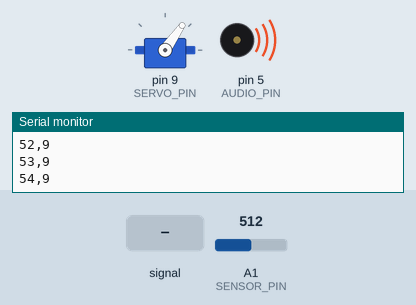
This sketch was run on a simulated Arduino Uno, built with avr-gcc and run on an emulated ATmega328P. Shown: servo, buzzer (waves = sounding), the last lines printed to the serial monitor. Inputs (shaded band) come from the test bench; at power-on: A1 (SENSOR_PIN) = 512.

Above: at 1.2 s.
1.3 s: A1 (SENSOR_PIN) set to 217
At 1.67 s:
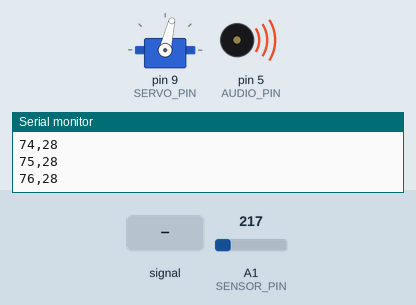
4.3 s: A1 (SENSOR_PIN) set to 194
At 4.68 s:
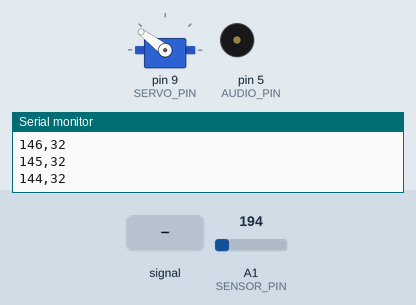
7.3 s: A1 (SENSOR_PIN) set to 306
At 7.69 s:
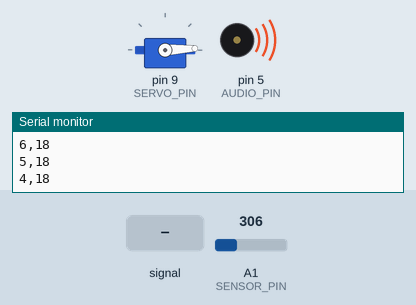
10.3 s: A1 (SENSOR_PIN) fed a 200 Hz sine of ±255 counts around its level
At 11.63 s:
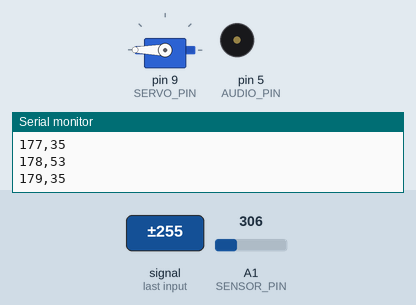
13.3 s: A1 (SENSOR_PIN) fed a 2 Hz sine of ±306 counts around its level
At 13.46 s:
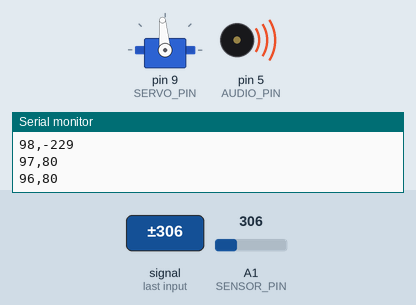
Timing chart, 0 to 20.8 s (numbered marks = the images above; inputs shaded):
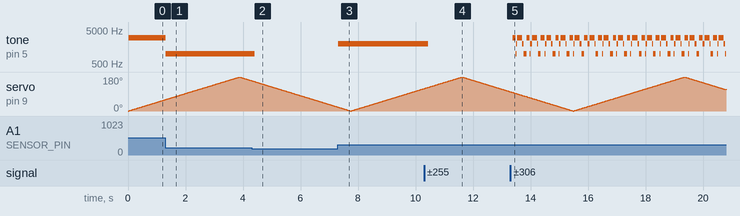

Measured:
- the behaviour switches between 203 and 202 on A1 (SENSOR_PIN) (found by bisection; images 1 and 2)
- after the input at 1.3 s, tone on pin 5 (AUDIO_PIN): 3000 Hz → 1000 Hz at once
- after the input at 4.3 s, tone on pin 5 (AUDIO_PIN): 1000 Hz → silent after 0.10 s
- after the input at 7.3 s, tone on pin 5 (AUDIO_PIN): silent → 2000 Hz at once
- after the input at 10.3 s, tone on pin 5 (AUDIO_PIN): 2000 Hz → silent after 0.15 s
- after the input at 13.3 s, tone on pin 5 (AUDIO_PIN): plays 3000 Hz for 0.11 s, 1000 Hz for 0.02 s, 2000 Hz for 0.04 s, 3000 Hz for 0.17 s, 2000 Hz for 0.04 s, 1000 Hz for 0.11 s … (88 notes in this stretch), starting after 0.08 s

The sketch:

infraredradar.ino
```cpp
#include <Servo.h> // Importamos la librería para utilizar el servo
Servo myServo; // Declaramos el objeto del servo

const int SENSOR_PIN = A1; // Definimos el pin A1 como el pin de entrada del sensor IR
const int SERVO_PIN = 9; // Definimos el pin 9 como el pin de salida del servo
const int AUDIO_PIN = 5; // Definimos el pin 5 como el pin de salida del buzzer

int distance; // Variable para almacenar la distancia medida por el sensor

void setup()
{
  pinMode(AUDIO_PIN, OUTPUT); // Configuramos el pin del buzzer como salida
  pinMode(SENSOR_PIN, INPUT); // Configuramos el pin del sensor como entrada
  Serial.begin(9600); // Inicializamos la comunicación serie a 9600 baudios
  myServo.attach(SERVO_PIN); // Configuramos el pin del servo como salida a través del objeto
}

void loop()
{
  // Giramos el servo en sentido horario de 0 a 180 grados
  for (int i = 0; i <= 180; i++) {
    myServo.write(i); // Movemos el servo a la posición i
    delay(15); // Esperamos un corto tiempo para dar tiempo al servo a moverse
    distance = measureDistance(); // Medimos la distancia desde el sensor IR
    // En función de la distancia medida, emitimos un sonido característico a través del buzzer
    if (distance <= 10) {
      tone(AUDIO_PIN, 3000, 200);
    } else if (distance <= 20) {
      tone(AUDIO_PIN, 2000, 150);
    } else if (distance <= 30) {
      tone(AUDIO_PIN, 1000, 100);
    }
    // Imprimimos en el monitor serie el ángulo del servo y la distancia medida
    Serial.print(i);
    Serial.print(",");
    Serial.println(distance);
  }

  // Giramos el servo en sentido antihorario de 180 a 0 grados
  for (int i = 179; i > 0; i--) {
    myServo.write(i); // Movemos el servo a la posición i
    delay(15); // Esperamos un corto tiempo para dar tiempo al servo a moverse
    distance = measureDistance(); // Medimos la distancia desde el sensor IR
    // En función de la distancia medida, emitimos un sonido característico a través del buzzer
    if (distance <= 10) {
      tone(AUDIO_PIN, 3000, 200);
    } else if (distance <= 20) {
      tone(AUDIO_PIN, 2000, 150);
    } else if (distance <= 30) {
      tone(AUDIO_PIN, 1000, 100);
    }
    // Imprimimos en el monitor serie el ángulo del servo y la distancia medida
    Serial.print(i);
    Serial.print(",");
    Serial.println(distance);
  }
}

int measureDistance() {
  long totalCm = 0; // Variable para almacenar la suma de las distancias obtenidas
  int cm = 0; // Variable para almacenar la distancia actual medida en centímetros
  for (int i = 0; i < 50; i++) { // Hacemos 50 mediciones para obtener una medida más precisa
    int adc = analogRead(SENSOR_PIN); // Obtenemos la lectura del sensor infrarrojo
    cm = (6762 / (adc - 9)) - 4; // Convertimos la lectura a una distancia en centímetros usando la fórmula del datasheet
    totalCm += cm; // Añadimos la distancia actual a la suma total
  }
  cm = totalCm / 50; // Calculamos la distancia promedio de las 50 mediciones
  if (cm > 80) { // Si la distancia medida es mayor a 80 cm, la consideramos como 80 cm
    cm = 80;
  }
  return cm; // Devolvemos la distancia medida en centímetros
}
```
